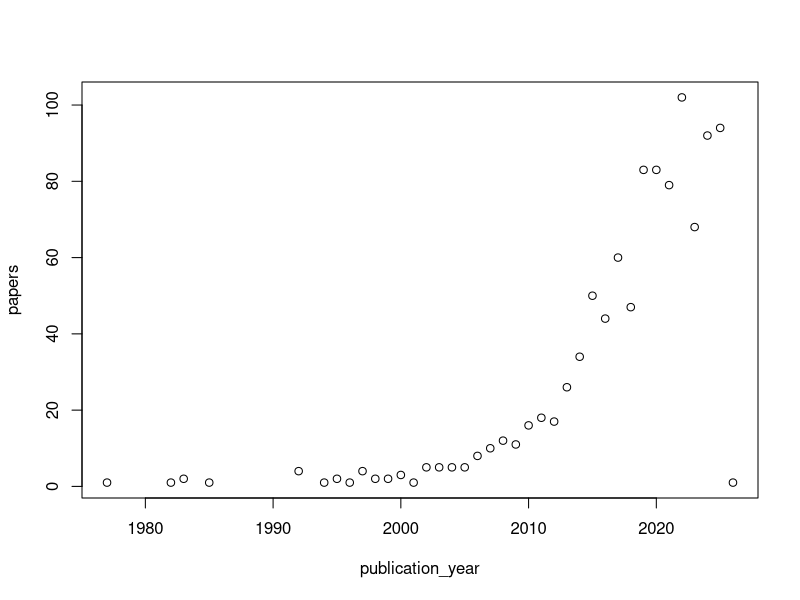
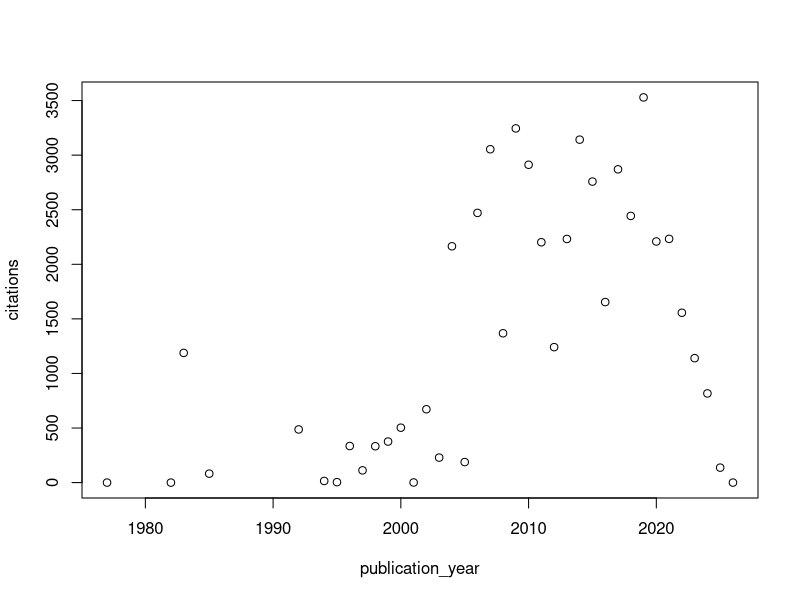
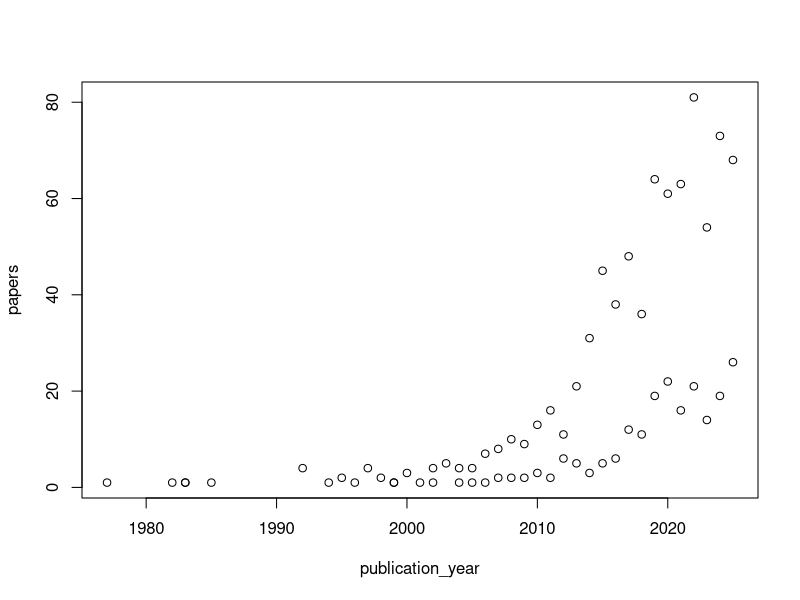
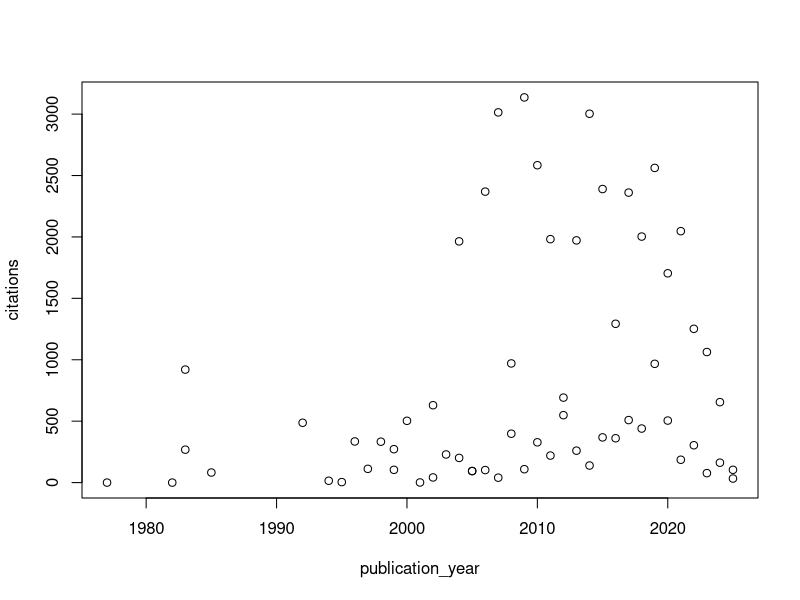
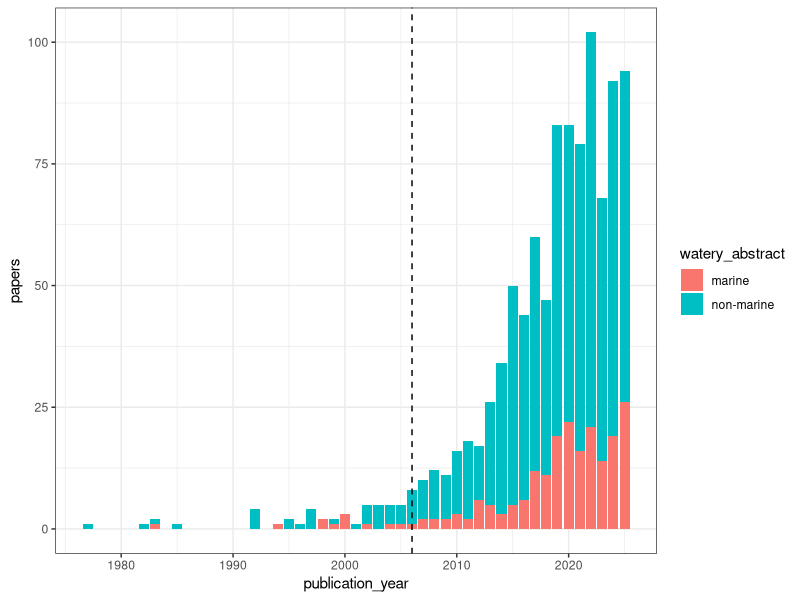
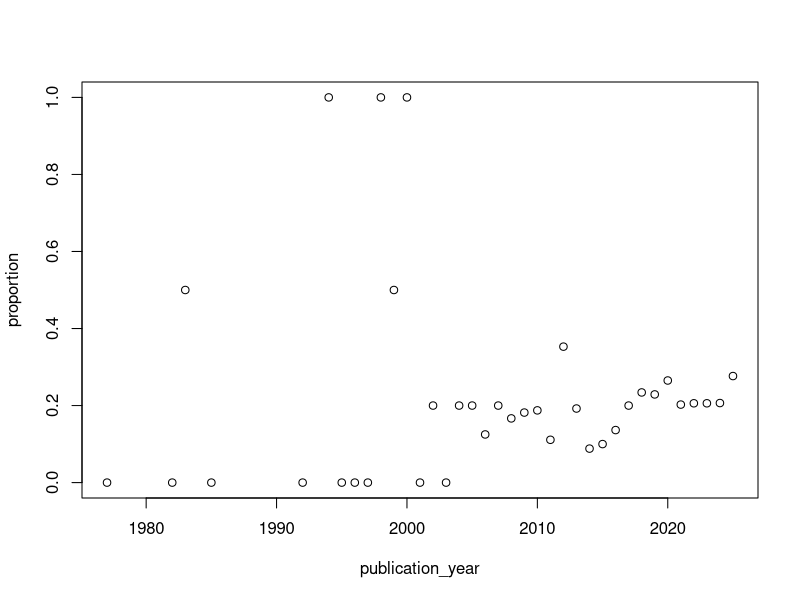

Generate these figures, in order, with R: (Note: this script raises an error after producing the figures.)
##-----------------------------------------------##
##  METHODS IN ECOLOGY AND EVOLUTION REVIEW      ##
##  Quantifying and defining marine novelty      ##
##  Emer Cunningham - November 2025              ##
##-----------------------------------------------##

# load packages
library(readxl)
library(tidyverse)

# load Web of Science searches -- 7 November 2025
# query link below, downloaded top 1000 most relevant search results
# https://www.webofscience.com/wos/woscc/summary/204dbc23-69f9-4d29-9dd2-e3d19d1a2d4a-018716c2f8/0502142a-9a8e-40c6-bc27-5046ff867728-018716bbbd/relevance/1
# i.e., (((TS = novel ecosyste*) OR (TS = ecological novelty)) OR (TS = novel ecolog*))
wos_dat <- read_excel("data/savedrecs.xls")

# or for lots of novelties
# https://www.webofscience.com/wos/woscc/summary/91e1ec67-1fa8-4773-9eed-48d78cdb3cf2-0187179bf9/0feaa463-29fb-49c6-a76c-dac0b930afa8-0187179bc4/relevance/1
# ((((((((TS = novel ecosyste*) OR (TS = novel ecolog*)) OR (TS = ecological novelty)) 
# OR (TS = novel communit*)) OR (TS = novel compositio*)) OR (TS = novel stat*)) 
# OR (TS = novel species)) OR (TS = novel assemblag*))
#wos_dat <- read_excel("data/savedrecs (1).xls")

#

##### 1. explore and test #####

# check
head(wos_dat)
names(wos_dat)

# let's clean some things up -- select and rename columns
wos_dat <- wos_dat %>%
  rename_all(tolower) %>%
  select("document type", "publication year", "publication date", 
         "article title", "source title", "language",
         "authors", "author keywords", "abstract", 
         "times cited, all databases", "publisher") %>%
  rename_with(~ gsub(" ","_", .x), contains(" "))

# some summary tables:

# types of literature
summary_doc_type <- wos_dat %>%
  group_by(document_type) %>%
  summarise(count = n()) %>%
  ungroup() %>%
  arrange(desc(count))

summary_doc_type

# publishing papers and getting citations over time
summary_year <- wos_dat %>%
  group_by(publication_year) %>%
  summarise(papers = n(),
            citations = sum(`times_cited,_all_databases`, na.rm = TRUE)) %>%
  ungroup() %>%
  arrange(desc(publication_year))

summary_year

with(summary_year,
     plot(x = publication_year, y = papers))

with(summary_year,
     plot(x = publication_year, y = citations))

# languages
summary_language <- wos_dat %>%
  group_by(language) %>%
  summarise(count = n()) %>%
  ungroup() %>%
  arrange(desc(count))

summary_language

#

# search for marine / ocean / coast / water / aquatic / salt
wos_dat %>%
  pull(article_title) %>%
  str_detect(pattern = "marine") %>%
  table()


# create a vector of marine terms to look for
marine_terms <- c("marine", "aquatic", "ocean", "coast", "water")

# we're happy to find any one of these terms -- use the "or" symbol
marine_terms_or <- paste(marine_terms, collapse = "|")

# detect these strings in the title and abstract of each article
wos_dat <- wos_dat %>%
  mutate(watery_title = case_when(str_detect(article_title,
                                             marine_terms_or) == TRUE  ~ "marine",
                                  .default = "non-marine")) %>%
  mutate(watery_abstract = case_when(str_detect(abstract,
                                                marine_terms_or) == TRUE ~ "marine",
                                     .default = "non-marine"))

# what are our proportions looking like?
table(wos_dat$watery_title)
table(wos_dat$watery_abstract)

#

# re-do the papers over time by marine and non-marine contributions
summary_year <- wos_dat %>%
  group_by(publication_year, watery_abstract) %>%
  summarise(papers = n(),
            citations = sum(`times_cited,_all_databases`, na.rm = TRUE)) %>%
  ungroup() %>%
  arrange(desc(publication_year)) %>%
  filter(publication_year != 2026)

with(summary_year,
     plot(x = publication_year, y = papers))

with(summary_year,
     plot(x = publication_year, y = citations))

# stacked bar plot
ggplot(summary_year,
       aes(x = publication_year, y = papers,
           fill = watery_abstract)) + 
  geom_bar(position = position_stack(reverse = TRUE),
           stat = "identity") +
  geom_vline(xintercept = 2006, lty = 2) +
  theme_bw()

#

# proportion?

# re-do the papers over time by marine and non-marine contributions
  summary_year <- wos_dat %>%
  group_by(publication_year) %>%
  summarise(papers = n(),
            proportion = length(which(watery_abstract == "marine"))/n()) %>%
  ungroup() %>%
  arrange(desc(publication_year)) %>%
  filter(publication_year != 2026)

with(summary_year,
     plot(x = publication_year, y = proportion))

with(summary_year,
     plot(x = publication_year, y = citations))

# stacked bar plot
ggplot(summary_year,
       aes(x = publication_year, y = papers,
           fill = watery_abstract)) + 
  geom_bar(position = position_stack(reverse = TRUE),
           stat = "identity") +
  geom_vline(xintercept = 2006, lty = 2) +
  theme_bw()


#

#
